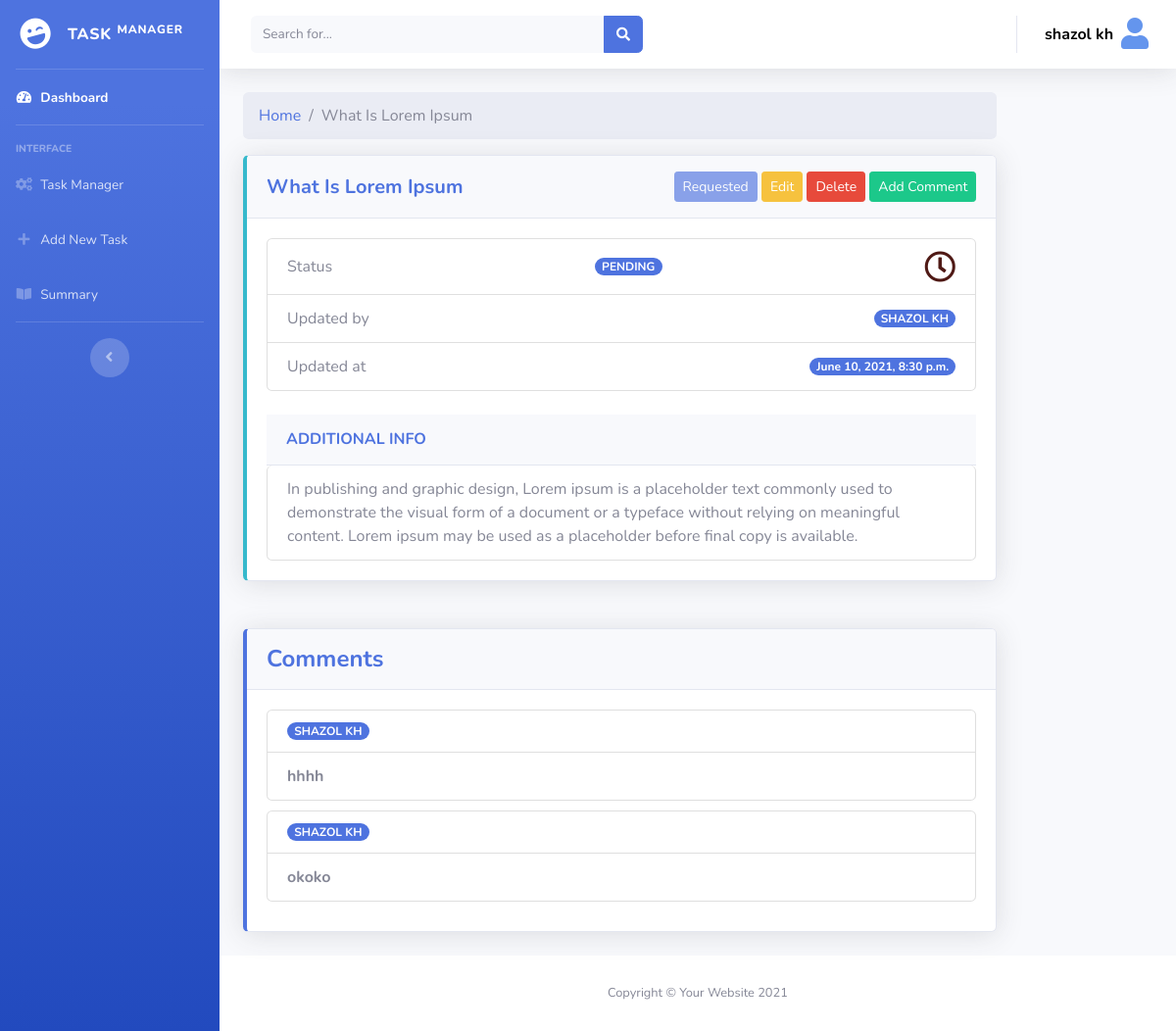
The app's page /task/3 (signed in) with its own data.
### task_manager/models.py (models this page shows, shortened)
class Task(models.Model):
    task_name = models.CharField(max_length=255)
    STATUS_TYPE = (
        ('complete', 'Complete'),
        ('incomplete', 'Incomplete'),
        ('outstanding', 'Outstanding'),
        ('no status', 'No Status'),
        ('pending', 'Pending'),
    )
    status = models.CharField(max_length=255, choices=STATUS_TYPE, null=True, blank=True)
    updated_at = models.DateTimeField(auto_now_add=False, null=True, blank=True)
    updated_by = models.ForeignKey(User, on_delete=models.CASCADE, null=True, blank=True)
    additional_info = models.TextField(null=True, blank=True)

class Comment(models.Model):
    task = models.ForeignKey(Task, on_delete=models.CASCADE)
    user = models.ForeignKey(User, on_delete=models.CASCADE)
    details = models.TextField()
    commented_at = models.DateTimeField(auto_now_add=True)

### task_manager/views.py (the view, shortened to what this page needs)
# urls.py: path('<str:pk>', SingleTask, name='single-task'),
@login_required(login_url='login')
def SingleTask(request, pk):
    data = Task.objects.get(id=pk)
    try:
        approval = ApprovalRequest.objects.filter(task_id=pk).first()
    except:
        approval = 0
    commen = Comment.objects.filter(task_id=pk)
    page = request.GET.get('page', 1)
    paginator = Paginator(commen, 4)
    try:
        comments = paginator.page(page)
    except PageNotAnInteger:
        comments = paginator.page(1)
    except EmptyPage:
        comments = paginator.page(paginator.num_pages)
    context = {
        'data': data,
        'comments': comments,
        'approval': approval,
    }
    return render(request, 'task_manager/singleTask.html', context)

### templates/task_manager/singleTask.html (shortened to what this page needs)
{% extends 'task_manager/common/dashboard_base.html' %}
{% block dasboard_content %}
    <div class="container-fluid">
        <div class="row">
            <div class="col-xl-10 col-lg-10">
                <div>
                    <ol class="breadcrumb">
                        <li class="breadcrumb-item"><a href="{% url 'main-dashboard' %}">Home</a></li>
                        <li class="breadcrumb-item active">{{ data.task_name|title }}</li>
                    </ol>
                </div>
                <div class="card border-left-info shadow mb-4">
                    <div class="card-header py-3 d-flex flex-row align-items-center justify-content-between">
                        <h5 class="m-0 font-weight-bold text-primary">{{ data.task_name|title }}</h5>
                        <div class="dropdown no-arrow">
                            {% if data.status == 'pending' %}
                                {% if approval != 0 %}
                                    {% if approval.user != request.user %}
                                        {% if approval.approved == False %}
                                            {% if perms.task_manager.view_approvalrequest %}
                                                <a href="{% url 'approve' data.id %}"
                                                   class="btn btn-info btn-sm btn-success">
                                                    Approve
                                                </a>
                                            {% else %}
                                                <button type="button"
                                                        class="btn btn-danger btn-sm" data-toggle="tooltip"
                                                        data-placement="top"
                                                        title="You don't have permission to approve" disabled>
                                                    Approve
                                                </button>
                                            {% endif %}
                                        {% endif %}
                                    {% else %}
                                        <button type="button" class="btn btn-sm btn-primary" disabled>Requested</button>
                                    {% endif %}
                                {% endif %}
                            {% endif %}
                            <a href="#" class="btn btn-sm btn-warning" data-toggle="modal"
                               data-target="#edittaskmodal">
                                Edit
                            </a>
                            <a href="#" class="btn btn-sm btn-danger" data-toggle="modal"
                               data-target="#deletetaskmodal">
                                Delete
                            </a>
                            <a href="#" class="btn btn-sm btn-success" data-toggle="modal"
                               data-target="#addcommentmodal">
                                Add Comment
                            </a>
                        </div>
                    </div>
                    <div class="card-body">
                        <ul class="list-group">
                            <li class="list-group-item d-flex justify-content-between align-items-center">
                                Status <span
                                    class="badge badge-primary badge-pill">{{ data.get_status_display|upper }}</span>
                                {% if data.status == 'complete' %}
                                    <i class="fas fa-check-circle fa-2x" style="color: green"></i>
                                {% elif data.status == 'incomplete' %}
                                    <i class="fas fa-times-circle fa-2x" style="color: red"></i>
                                {% elif data.status == 'outstanding' %}
                                    <i class="fas fa-exclamation-triangle fa-2x" style="color: yellow"></i>
                                {% elif data.status == 'no status' %}
                                    <i class="fas fa-power-off fa-2x"></i>
                                {% elif data.status == 'pending' %}
                                    <i class="far fa-clock fa-2x" style="color: #4f1915"></i>
                                {% endif %}
                            </li>
                            <li class="list-group-item d-flex justify-content-between align-items-center">
                                Updated by
                                <span class="badge badge-primary badge-pill">{{ data.updated_by.first_name|upper }}</span>
                            </li>
                            <li class="list-group-item d-flex justify-content-between align-items-center">
                                Updated at
                                <span class="badge badge-primary badge-pill">{{ data.updated_at }}</span>
                            </li>
                        </ul>
                        <br>
                        <div class="card-header py-3 d-flex flex-row align-items-center justify-content-between">
                            <h6 class="m-0 font-weight-bold text-primary">ADDITIONAL INFO</h6>
                        </div>
                        <ul class="list-group">
                            <li class="list-group-item d-flex justify-content-between align-items-center">
                                <h7>
                                    {{ data.additional_info }}
                                </h7>
                            </li>
                        </ul>
                    </div>
                </div>
            </div>
        </div>
    </div>
    <div class="container-fluid">
        <div class="row">
            <div class="col-xl-10 col-lg-10">
                <div class="card border-left-primary shadow mb-4">
                    <div class="card-header py-3 d-flex flex-row align-items-center justify-content-between">
                        <h4 class="m-0 font-weight-bold text-primary">Comments</h4>
                    </div>
                    <div class="card-body">
                        {% if comments %}
                            {% for comment in comments %}
                                <ul class="list-group" style="margin-bottom: 10px">
                                    <li class="list-group-item d-flex justify-content-between align-items-center">
                                        <span class="badge badge-primary badge-pill">{{ comment.user.first_name|upper }}</span>
                                    </li>
                                    <li class="list-group-item d-flex justify-content-between align-items-center">
                                        <strong>
                                            {{ comment.details }}
                                        </strong>
                                    </li>
                                </ul>
                            {% endfor %}
                        {% else %}
                            <ul class="list-group" style="margin-bottom: 10px">
                                <li class="list-group-item d-flex justify-content-between align-items-center">
                                    <span class="badge badge-warning badge-pill">NO COMMENTS FOUND</span>
                                </li>
                            </ul>
                        {% endif %}
                    </div>
                </div>
            </div>
        </div>
    </div>
{% endblock %}

### templates/task_manager/common/header.html (shortened to what this page needs)
<nav class="navbar navbar-expand navbar-light bg-white topbar mb-4 static-top shadow">
    <form method="get" action="{% url 'search' %}" class="d-none d-sm-inline-block form-inline mr-auto ml-md-3 my-2 my-md-0 mw-100 navbar-search">
        <div class="input-group">
            <input type="text" class="form-control bg-light border-0 small" placeholder="Search for..."
                   aria-label="Search" aria-describedby="basic-addon2" name="query" id="query">
            <div class="input-group-append">
                <button class="btn btn-primary" type="button">
                    <i class="fas fa-search fa-sm"></i>
                </button>
            </div>
        </div>
    </form>
    <ul class="navbar-nav ml-auto">
        <li class="nav-item dropdown no-arrow">
            <a class="nav-link dropdown-toggle" href="#" id="userDropdown" role="button"
               data-toggle="dropdown" aria-haspopup="true" aria-expanded="false">
                <span class="mr-2 d-none d-lg-inline text-black-600"
                      style="color: black; font-weight: bolder">{{ request.user.first_name }}</span>
                <div class="sidebar-brand-icon">
                    <i class="fas fa-user fa-2x" style="color: cornflowerblue"></i>
                </div>
            </a>
        </li>
    </ul>
</nav>

### records on screen
Task: task_name "What Is Lorem Ipsum", status "PENDING", updated_by.first_name "SHAZOL KH", updated_at "June 10, 2021, 8:30 p.m.", additional_info "In publishing and graphic design, Lorem ipsum is a placeholder text commonly used to demonstrate the visual form of a document or a typeface without relying on meaningful content. Lorem ipsum may be used as a placeholder before final copy is available."
Comment: user.first_name "SHAZOL KH", details "hhhh"
Comment: user.first_name "SHAZOL KH", details "okoko"

### other values on screen
{{ request.user.first_name }} "shazol kh"
